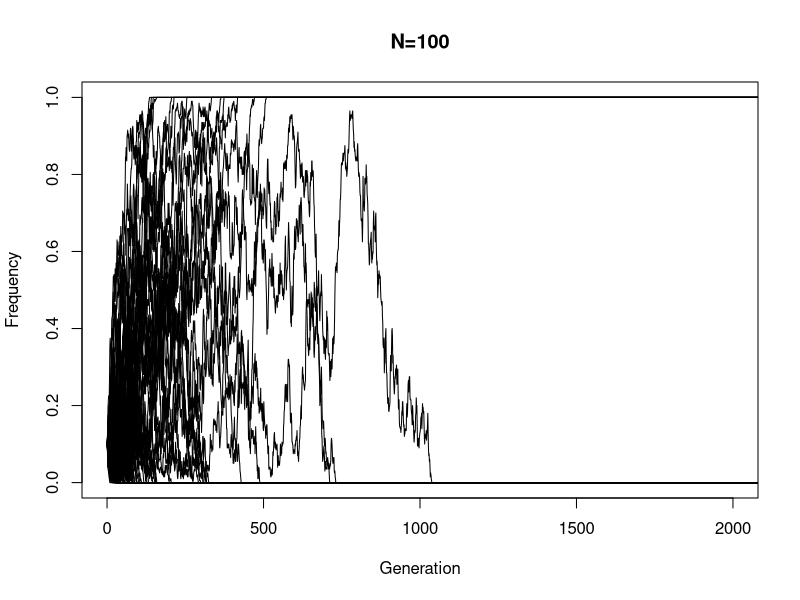
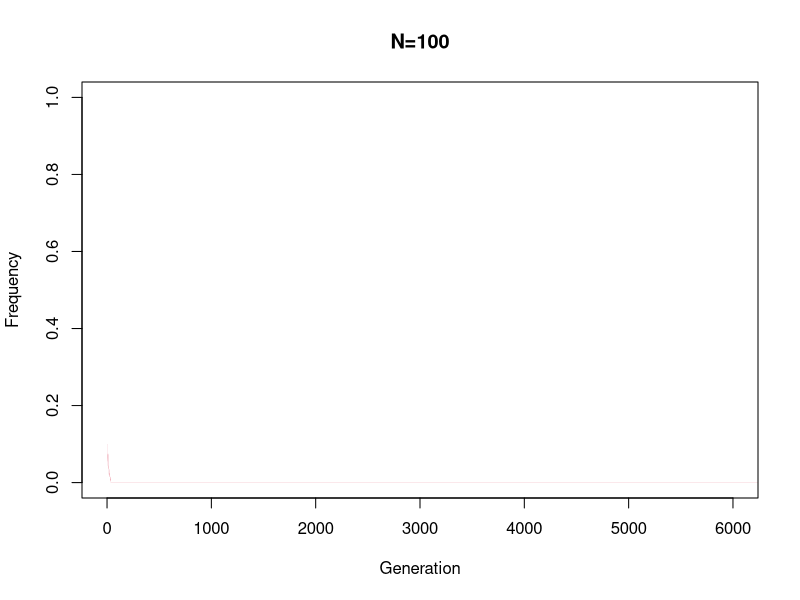

Source code (R) for these figures, in order:
rm(list = ls())

##Genetic Drift exercises

#expected number of success
mean(rbinom(10000, 10, 0.1))



#genetic drift
pp <- 0.1
NN <- 10 # number of diploid indiv; 2*NN = number of chromosome
count <- rbinom(1, 2*NN, pp)
count
count/(2*NN)


#function
GenDriftFunc <- function(LL, NN, p0, TT){
  #matrix of allele freq of each SNP (col) in each gen (row)
  freqs <- matrix(nrow = TT, ncol = LL)
  #fill first row with p0
  freqs[1, ] <- p0
  #for loop to iterate rbinom for each subsequent row
  for (tt in 2:TT){
    for(ll in 1:LL){
        freqs[tt, ll] <- rbinom(1, 2*NN, freqs[tt-1, ll])/(2*NN)
    }
  }
  return(freqs)
}

#use function
NN=100
LL=1000
TT=10000
p0=0.1
sim1 <- GenDriftFunc(LL, NN, p0, TT)
#extinct?
sum(sim1[10000, ] == 0)
#fixation?
sum(sim1[10000, ] == 1)
#agree?
sum(sim1[10000, ] == 1)/1000
#plot
xx <- sim1[ , 1]
plot(xx, type = "l", ylim = c(0, 1), xlim = c(0, 2000), main = "N=100", xlab = "Generation", ylab = "Frequency")
for(ii in 2:100){
    lines(sim1[ , ii])
}

#repeat
NN=100
LL=1000
TT=10000
p0=0.6
sim2 <- GenDriftFunc(LL, NN, p0, TT)
#extinct?
sum(sim2[10000, ] == 0)
#fixation?
sum(sim2[10000, ] == 1)


# N=10
NN=10
LL=1000
TT=10000
p0=0.1
sim3 <- GenDriftFunc(LL, NN, p0, TT)

# N=500
NN=500
LL=1000
TT=10000
p0=0.1
sim4 <- GenDriftFunc(LL, NN, p0, TT)

# N=1000
NN=1000
LL=1000
TT=10000
p0=0.1
sim5 <- GenDriftFunc(LL, NN, p0, TT)

#plot sim1, sim3, sim4, sim5
#100=red; 10=green; 500=blue; 1000=cyan
plot(sim1[ , 1], type = "l", ylim = c(0, 1), xlim = c(0, 6000), main = "N=100", xlab = "Generation", ylab = "Frequency", col = 2, lwd = 0.1)
for(ii in 2:100){
  lines(sim1[ , ii], col = 2, lwd = 0.01)
  adjustcolor(col = 2, alpha.f = 0.7)
}
for(ii in 1:100){
  lines(sim3[ , ii], col = 3, lwd = 0.01)
  adjustcolor(col = 3, alpha.f = 0.9)
}
for(ii in 1:100){
  lines(sim4[ , ii], col = 4, lwd = 0.01)
  adjustcolor(col = 4, alpha.f = 0.3)
}
for(ii in 1:100){
  lines(sim5[ , ii], col = 5, lwd = 0.01)
  adjustcolor(col = 5, alpha.f = 0.1)
}


#fixation?
fix1 <- sum(sim1[10000, ] == 1)/1000
fix3 <- sum(sim3[10000, ] == 1)/1000
fix4 <- sum(sim4[10000, ] == 1)/1000
fix5 <- sum(sim5[10000, ] == 1)/1000
popsize <- c(10, 100, 500, 1000)
fixedproportion <- c(fix3, fix1, fix4, fix5)
table <- rbind(popsize, fixedproportion)
table
